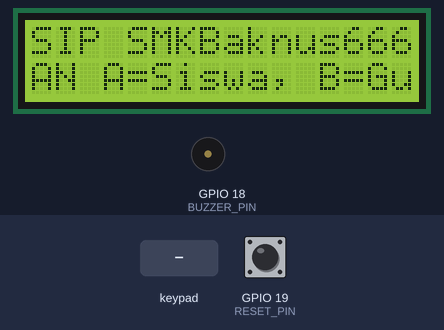
A sketch run on a simulated ESP32. On the bench: 16×2 character LCD, buzzer (waves = sounding). The inputs (shaded band) are chosen by the test bench; at power-on: GPIO 19 (RESET_PIN) HIGH. WiFi joins after 1.5 s; servers stay silent unless stated; uploads are accepted with an empty reply; what the sketch prints to the serial monitor is not drawn.

Above: at 3.8 s.
3.9 s: key 'A' pressed
At 5.4 s:
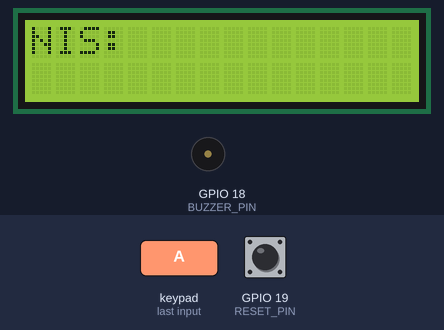
5.7 s: keypad keys 1 3 1 2 1 4 2 7 # pressed 0.465 s apart
At 10.6 s:
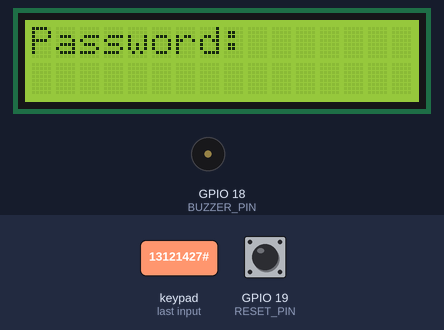
11.3 s: keypad keys 1 3 1 2 1 4 2 7 * pressed 0.465 s apart
At 16.3 s:
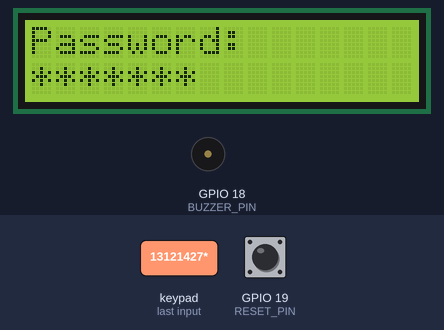
16.9 s: keypad keys 1 3 1 2 1 4 2 7 D pressed 0.465 s apart
At 21.8 s:
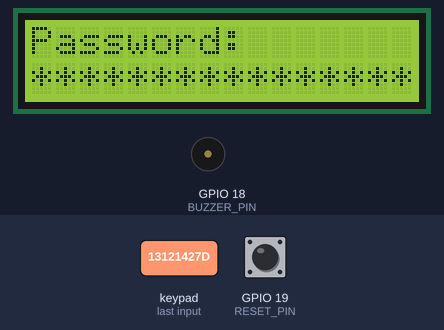
22.5 s: keypad keys 2 6 2 5 1 6 1 7 # pressed 0.465 s apart
At 27.1 s:
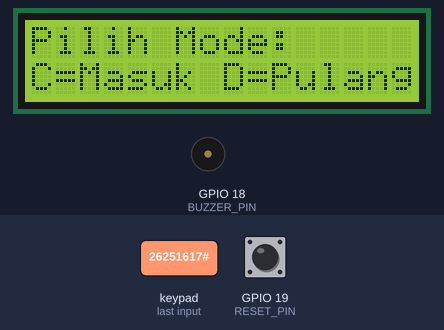
28.1 s: key 'C' pressed
At 30.1 s:
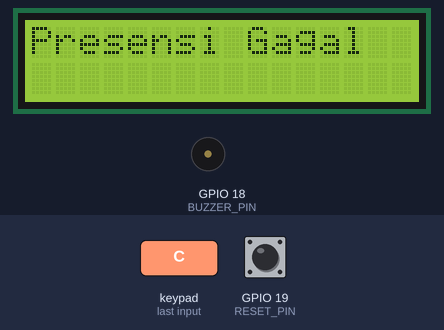
Timing chart, 0 to 31.6 s (numbered marks = the images above; inputs shaded):
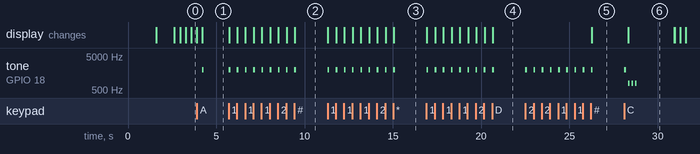

The sketch:

tombol_absen.ino
```cpp
#include <Keypad.h>
#include <Wire.h>
#include <LiquidCrystal_I2C.h>
#include <WiFi.h>
#include <HTTPClient.h>
#include <ArduinoJson.h>
#include <esp_system.h>

// --- PIN ---
#define BUZZER_PIN 18
#define RESET_PIN  19

// --- Konfigurasi WiFi ---
const char* ssid     = "SUPPORT IT";
const char* password = "itsupport2023";

// --- Endpoint backend baru ---
String url_api = "http://3.104.65.144/sip/presensi_tombol.php";

// --- Konfigurasi Keypad ---
const byte ROWS = 4;
const byte COLS = 4;
char keys[ROWS][COLS] = {
  {'1','2','3','A'},
  {'4','5','6','B'},
  {'7','8','9','C'},
  {'*','0','#','D'}
};
byte rowPins[ROWS] = {13, 12, 14, 27};
byte colPins[COLS] = {26, 25, 16, 17};
Keypad keypad = Keypad(makeKeymap(keys), rowPins, colPins, ROWS, COLS);

// --- LCD ---
LiquidCrystal_I2C lcd(0x27, 16, 2);

// --- Variabel ---
String nis_nipy = "";
String pass = "";
bool isSiswa = true;
int state = 0; // 0=menu awal, 1=input NIS/NIPY, 2=input Pass, 3=pilih mode
String presensiMode = "";

// --- Running text ---
String runText = "TEKAN A=Siswa, B=Guru/Tendik   ";
int scrollPos = 0;

// --- Forward declaration ---
void updateInput(bool hidden=false);

void setup() {
  Serial.begin(115200);
  lcd.init();
  lcd.backlight();
  pinMode(BUZZER_PIN, OUTPUT);
  pinMode(RESET_PIN, INPUT_PULLUP);

  // koneksi WiFi
  WiFi.begin(ssid, password);
  lcd.setCursor(0,0); lcd.print("Connecting WiFi");
  while (WiFi.status() != WL_CONNECTED) {
    delay(500);
    Serial.print(".");
  }
  lcd.clear();
  lcd.print("WiFi Connected");
  delay(1000);

  showMenu();
}

void loop() {
  if (digitalRead(RESET_PIN) == LOW) {
    resetSystem();
  }

  // jalankan running text di state 0
  if (state == 0) {
    showRunningText();
  }

  char key = keypad.getKey();
  if (key) {
    tone(BUZZER_PIN, 2000, 100);
    Serial.println(key);

    if (state == 0) { // menu utama
      if (key == 'A') { isSiswa = true; startInputNIS(); }
      if (key == 'B') { isSiswa = false; startInputNIS(); }
    }
    else if (state == 1) { // input NIS/NIPY
      if (key == '#') { startInputPass(); }
      else if (key == '*') { if (nis_nipy.length()>0) nis_nipy.remove(nis_nipy.length()-1); updateInput(); }
      else if (isdigit(key)) { nis_nipy += key; updateInput(); }
    }
    else if (state == 2) { // input password
      if (key == '#') { pilihModePresensi(); }
      else if (key == '*') { if (pass.length()>0) pass.remove(pass.length()-1); updateInput(true); }
      else { pass += key; updateInput(true); }
    }
    else if (state == 3) { // pilih mode presensi
      if (key == 'C') { presensiMode = "MASUK"; sendData(); }
      if (key == 'D') { presensiMode = "PULANG"; sendData(); }
    }
  }
}

// ====================== FUNCTION =========================
void showMenu() {
  state = 0;
  lcd.clear();
  lcd.setCursor(0,0);
  lcd.print("SIP SMKBaknus666");
}

void showRunningText() {
  lcd.setCursor(0,1);
  String viewText = runText.substring(scrollPos, scrollPos+16);
  lcd.print(viewText);
  scrollPos++;
  if (scrollPos > runText.length()-16) scrollPos = 0;
  delay(300);
}

void startInputNIS() {
  state = 1;
  nis_nipy = "";
  lcd.clear();
  lcd.print(isSiswa ? "NIS:" : "NIPY:");
}

void startInputPass() {
  state = 2;
  pass = "";
  lcd.clear();
  lcd.print("Password:");
}

void pilihModePresensi() {
  state = 3;
  lcd.clear();
  lcd.setCursor(0,0); lcd.print("Pilih Mode:");
  lcd.setCursor(0,1); lcd.print("C=Masuk D=Pulang");
}

void updateInput(bool hidden) {
  lcd.setCursor(0,1);
  lcd.print("                ");
  lcd.setCursor(0,1);
  if (state == 1) lcd.print(nis_nipy);
  else if (state == 2) {
    if (hidden) {
      for (int i=0; i<pass.length(); i++) lcd.print("*");
    } else {
      lcd.print(pass);
    }
  }
}

void sendData() {
  if (WiFi.status() == WL_CONNECTED) {
    HTTPClient http;
    http.begin(url_api);
    http.addHeader("Content-Type", "application/x-www-form-urlencoded");

    String postData = (isSiswa ? "role=siswa&nis=" + nis_nipy : "role=guru&nipy=" + nis_nipy);
    postData += "&password=" + pass;
    postData += "&mode=" + presensiMode;

    int httpCode = http.POST(postData);
    String payload = http.getString();

    Serial.println("HTTP Code: " + String(httpCode));
    Serial.println("Payload: " + payload);

    lcd.clear();
    if (httpCode == 200 && payload.indexOf("ok") >= 0) {
      StaticJsonDocument<256> doc;
      DeserializationError error = deserializeJson(doc, payload);
      if (!error) {
        String role = doc["role"] | "";
        String nama = doc["nama"] | "";
        String id = "";
        if (role == "siswa") {
          id = doc["nis"] | "";
        } else if (role == "guru") {
          id = doc["nipy"] | "";
        }
        lcd.print(id);
        lcd.setCursor(0,1);
        lcd.print(nama);
      } else {
        lcd.print("Presensi " + presensiMode);
        lcd.setCursor(0,1);
        lcd.print("Berhasil");
      }
      tone(BUZZER_PIN, 1500, 500); // beep panjang
    } else if (httpCode == -11) {
      lcd.print("Coba Cek WA/");
      lcd.setCursor(0,1);
      lcd.print("Jika gagal coba lagi");
      tone(BUZZER_PIN, 1500, 500); // beep panjang
    } else {
      lcd.print("Presensi Gagal");
      for(int i=0;i<3;i++){ tone(BUZZER_PIN, 800, 100); delay(200); } // beep 3x
    }

    http.end();
  } else {
    lcd.clear();
    lcd.print("WiFi Error");
  }

  delay(2000);
  showMenu();
}

void resetSystem() {
  tone(BUZZER_PIN, 1000, 200);
  delay(300);
  ESP.restart(); // restart ESP32
}
```

Measured:
- after the input at 3.9 s, tone on GPIO 18 (BUZZER_PIN): silent → 2000 Hz after 0.29 s, → silent 0.10 s later; the display: changes after 0.30 s (image 1)
- after the input at 5.7 s, tone on GPIO 18 (BUZZER_PIN): alternates 2000 Hz for 0.10 s and silent for 0.36 s, 18 changes in all, then stays silent, starting at once; the display: first changes at once (image 2 shows a later state)
- after the input at 11.3 s, tone on GPIO 18 (BUZZER_PIN): alternates 2000 Hz for 0.10 s and silent for 0.37 s, 18 changes in all, then stays silent, starting at once; the display: first changes at once (image 3 shows a later state)
- after the input at 16.9 s, tone on GPIO 18 (BUZZER_PIN): alternates 2000 Hz for 0.10 s and silent for 0.37 s, 18 changes in all, then stays silent, starting at once; the display: first changes at once (image 4 shows a later state)
- after the input at 22.5 s, tone on GPIO 18 (BUZZER_PIN): alternates 2000 Hz for 0.10 s and silent for 0.36 s, 18 changes in all, then stays silent, starting at once; the display: changes after 3.8 s (image 5)
- after the input at 28.1 s, tone on GPIO 18 (BUZZER_PIN): silent → 2000 Hz at once, then repeats every 0.22 s: silent 0.12 s, 800 Hz 0.10 s, until it stays silent from 28.8 s; the display: changes after 0.22 s (image 6)
